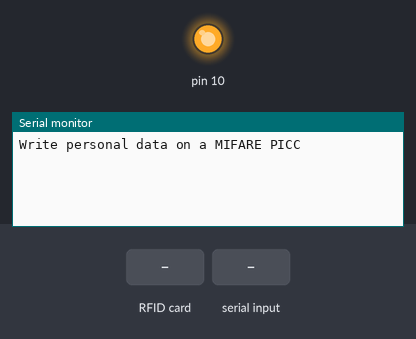
Simulated run of this sketch. Board: Arduino Uno, built with avr-gcc and run on an emulated ATmega328P. On the bench: output pins drawn as LEDs (lit = HIGH), the last lines printed to the serial monitor. Inputs (shaded band) come from the test bench.

Above: at 1.2 s.
1.3 s: RFID card 5E 7A 19 C4 held to the reader
At 2.2 s:
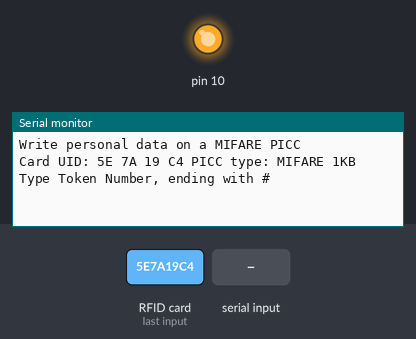
2.8 s: "1#" received over Serial
At 4.0 s:
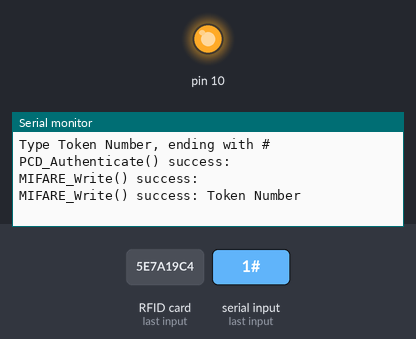

The sketch:

rfidWrite.ino.ino
```cpp
/*
 * Write personal data of a MIFARE RFID card using a RFID-RC522 reader
 * Uses MFRC522 - Library to use ARDUINO RFID MODULE KIT 13.56 MHZ WITH TAGS SPI W AND R BY COOQROBOT.
 * -----------------------------------------------------------------------------------------
 *             MFRC522      Arduino       Arduino   Arduino    Arduino          Arduino
 *             Reader/PCD   Uno/101       Mega      Nano v3    Leonardo/Micro   Pro Micro
 * Signal      Pin          Pin           Pin       Pin        Pin              Pin
 * -----------------------------------------------------------------------------------------
 * RST/Reset   RST          9             5         D9         RESET/ICSP-5     RST
 * SPI SS      SDA(SS)      10            53        D10        10               10
 * SPI MOSI    MOSI         11 / ICSP-4   51        D11        ICSP-4           16
 * SPI MISO    MISO         12 / ICSP-1   50        D12        ICSP-1           14
 * SPI SCK     SCK          13 / ICSP-3   52        D13        ICSP-3           15
 *
 * Hardware required:
 * Arduino
 * PCD (Proximity Coupling Device): NXP MFRC522 Contactless Reader IC
 * PICC (Proximity Integrated Circuit Card): A card or tag using the ISO 14443A interface, eg Mifare or NTAG203.
 * The reader can be found on eBay for around 5 dollars. Search for "mf-rc522" on ebay.com.
 */

#include <SPI.h>
#include <MFRC522.h>

#define RST_PIN         0         //D1
#define SS_PIN          2        //D2

MFRC522 mfrc522(SS_PIN, RST_PIN);

void setup() {
  Serial.begin(9600);
  SPI.begin();
  mfrc522.PCD_Init();
  Serial.println(F("Write personal data on a MIFARE PICC "));
}

void loop() {

  // Prepare key - all keys are set to FFFFFFFFFFFFh at chip delivery from the factory.
  MFRC522::MIFARE_Key key;
  for (byte i = 0; i < 6; i++) key.keyByte[i] = 0xFF;

  // Look for new cards
  if ( ! mfrc522.PICC_IsNewCardPresent()) {
    return;
  }

  // Select one of the cards
  if ( ! mfrc522.PICC_ReadCardSerial()) {
    return;
  }

  Serial.print(F("Card UID:"));    //Dump UID
  for (byte i = 0; i < mfrc522.uid.size; i++) {
    Serial.print(mfrc522.uid.uidByte[i] < 0x10 ? " 0" : " ");
    Serial.print(mfrc522.uid.uidByte[i], HEX);
  }
  Serial.print(F(" PICC type: "));   // Dump PICC type
  MFRC522::PICC_Type piccType = mfrc522.PICC_GetType(mfrc522.uid.sak);
  Serial.println(mfrc522.PICC_GetTypeName(piccType));

  byte bufer[34];
  byte block;
  MFRC522::StatusCode statuss;
  byte len;

  //Serial.setTimeout(20000L) ;     // wait until 20 seconds for input from serial
  // Ask personal data: Family name
  Serial.println(F("Type Token Number, ending with #"));
  Serial.setTimeout(20000L) ;
  len = Serial.readBytesUntil('#', (char *) bufer, 30) ; // read family name from serial
  for (byte i = len; i < 30; i++) bufer[i] = ' ';     // pad with spaces

  block = 1;
  //Serial.println(F("Authenticating using key A..."));
  statuss = mfrc522.PCD_Authenticate(MFRC522::PICC_CMD_MF_AUTH_KEY_A, block, &key, &(mfrc522.uid));
  if (statuss != MFRC522::STATUS_OK) {
    Serial.print(F("PCD_Authenticate() failed: "));
    Serial.println(mfrc522.GetStatusCodeName(statuss));
    return;
  }
  else Serial.println(F("PCD_Authenticate() success: "));

  // Write block
  statuss = mfrc522.MIFARE_Write(block, bufer, 16);
  if (statuss != MFRC522::STATUS_OK) {
    Serial.print(F("MIFARE_Write() failed: "));
    Serial.println(mfrc522.GetStatusCodeName(statuss));
    return;
  }
  else Serial.println(F("MIFARE_Write() success: "));

  block = 2;
  //Serial.println(F("Authenticating using key A..."));
  statuss = mfrc522.PCD_Authenticate(MFRC522::PICC_CMD_MF_AUTH_KEY_A, block, &key, &(mfrc522.uid));
  if (statuss != MFRC522::STATUS_OK) {
    Serial.print(F("PCD_Authenticate() failed: "));
    Serial.println(mfrc522.GetStatusCodeName(statuss));
    return;
  }

  // Write block
  statuss = mfrc522.MIFARE_Write(block, &bufer[16], 16);
  if (statuss != MFRC522::STATUS_OK) {
    Serial.print(F("MIFARE_Write() failed: "));
    Serial.println(mfrc522.GetStatusCodeName(statuss));
    mfrc522.PICC_HaltA(); // Halt PICC
    mfrc522.PCD_StopCrypto1();  // Stop encryption on PCD
    return;
  }
  else Serial.println(F("MIFARE_Write() success: Token Number"));

//  // Ask personal data: First name
//  Serial.println(F("Type First name, ending with #"));
//  len = Serial.readBytesUntil('#', (char *) bufer, 20) ; // read first name from serial
//  for (byte i = len; i < 20; i++) bufer[i] = ' ';     // pad with spaces
//
//  block = 4;
//  //Serial.println(F("Authenticating using key A..."));
//  statuss = mfrc522.PCD_Authenticate(MFRC522::PICC_CMD_MF_AUTH_KEY_A, block, &key, &(mfrc522.uid));
//  if (statuss != MFRC522::STATUS_OK) {
//    Serial.print(F("PCD_Authenticate() failed: "));
//    Serial.println(mfrc522.GetStatusCodeName(statuss));
//    return;
//  }
//
//  // Write block
//  statuss = mfrc522.MIFARE_Write(block, bufer, 16);
//  if (statuss != MFRC522::STATUS_OK) {
//    Serial.print(F("MIFARE_Write() failed: "));
//    Serial.println(mfrc522.GetStatusCodeName(statuss));
//    return;
//  }
//  else Serial.println(F("MIFARE_Write() success: "));
//
//  block = 5;
//  //Serial.println(F("Authenticating using key A..."));
//  statuss = mfrc522.PCD_Authenticate(MFRC522::PICC_CMD_MF_AUTH_KEY_A, block, &key, &(mfrc522.uid));
//  if (statuss != MFRC522::STATUS_OK) {
//    Serial.print(F("PCD_Authenticate() failed: "));
//    Serial.println(mfrc522.GetStatusCodeName(statuss));
//    return;
//  }
//
//  // Write block
//  statuss = mfrc522.MIFARE_Write(block, &bufer[16], 16);
//  if (statuss != MFRC522::STATUS_OK) {
//    Serial.print(F("MIFARE_Write() failed: "));
//    Serial.println(mfrc522.GetStatusCodeName(statuss));
//    return;
//  }
//  else Serial.println(F("MIFARE_Write() success: "));


  Serial.println(" ");
  mfrc522.PICC_HaltA(); // Halt PICC
  mfrc522.PCD_StopCrypto1();  // Stop encryption on PCD

}
```

Measured:
- after the input at 1.3 s, the serial monitor: prints a new line at once (image 1)
- after the input at 2.8 s, the serial monitor: prints a new line at once (image 2)
